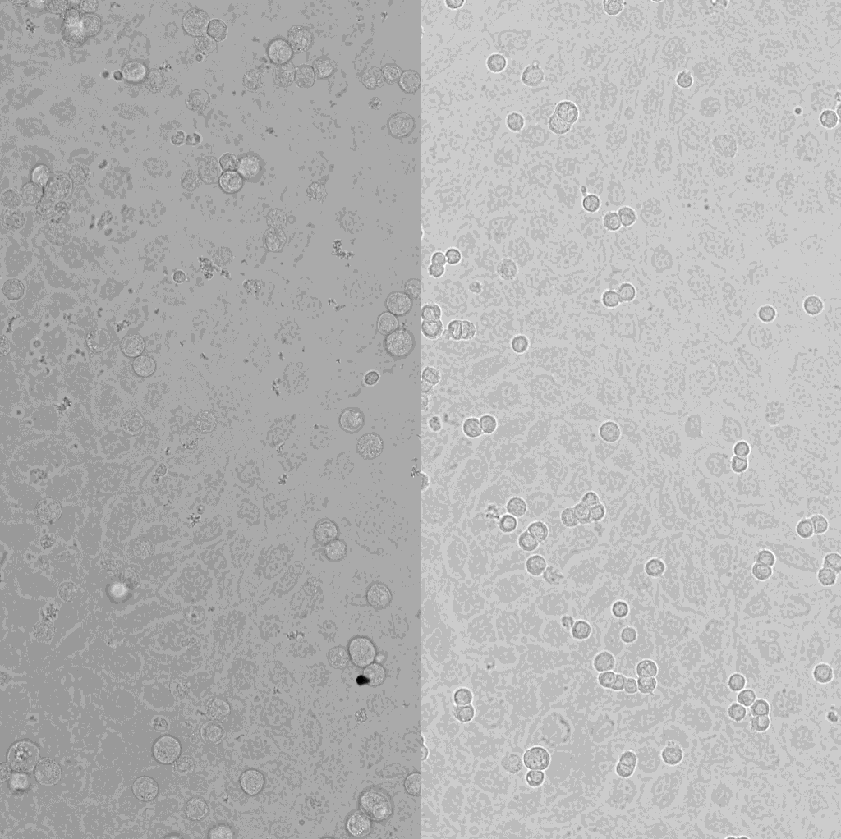
#> input picture fig3/v2/runs/optimise_by_eye_cancer_r1/agent_folder/image.tif, 841 x 839 px, shrunk from 1024 x 1022 before the run, found by its file name
$ python code_as_returned.py
#> lines starting #> are read from the running program, lines starting #| are printed output that depends on the picture; after the words box and inside, x2 and y2 are one past the last pixel; in counts of white or black regions, pixels touching at a corner belong together
import numpy as np
import pandas as pd
import tifffile
from scipy import ndimage as ndi
from skimage import filters, measure, morphology, segmentation, feature

# ---- parameters (tune these) ----
PIXEL_SIZE_UM = 0.65        # fallback if not found in TIFF metadata; CHECK THIS
SMOOTH_SIGMA = 1.5          # px
BLOCK_SIZE = 51             # px, local threshold window (odd); > nucleus diameter
LOCAL_OFFSET = 0.0          # raise to be stricter
MIN_AREA_UM2 = 30.0         # drop debris
MAX_AREA_UM2 = 400.0        # drop large merged blobs / clumps
SEED_MIN_DIST = 6           # px, watershed seed spacing (~ nucleus minor radius)
BRIGHT_FACTOR = 2.0         # objects brighter than this x tile median = cancer cell
N_TILES_X = 2               # image is two stitched tiles with different brightness


def get_pixel_size(path, default):
    """Read pixel size (µm) from TIFF metadata if available."""
    with tifffile.TiffFile(path) as tf:
        page = tf.pages[0]
        try:
            xres = page.tags["XResolution"].value
            unit = page.tags["ResolutionUnit"].value  # 1 none, 2 inch, 3 cm
            res = xres[0] / xres[1]
            md = tf.imagej_metadata or {}
            md_unit = md.get("unit", "")
            if res > 0 and md_unit in ("um", "µm", "micron"):
                return 1.0 / res
            if res > 0 and unit == 3 and res != 1:
                return 1e4 / res
        except (KeyError, ZeroDivisionError):
            pass
    print(f"Pixel size not in metadata; using {default} µm/px")
    return default


img = tifffile.imread("image.tif").astype(np.float32)
#> img: shape (839, 841) float32; min 151, max 4095, mean 2825.9
if img.ndim > 2:  # take first channel/plane if stack
    img = img[0] if img.shape[0] < 10 else img.max(axis=0)
px = get_pixel_size("image.tif", PIXEL_SIZE_UM)

# ---- foreground ----
smooth = filters.gaussian(img, SMOOTH_SIGMA, preserve_range=True)
# remove slowly varying background (haze from out-of-focus cells)
bg = ndi.minimum_filter(smooth, size=41)
bg = filters.gaussian(bg, 20, preserve_range=True)
corr = np.clip(smooth - bg, 0, None)

local = filters.threshold_local(corr, BLOCK_SIZE, method="gaussian", offset=LOCAL_OFFSET)
# floor per tile so noise in dark regions isn't picked up
mask = np.zeros_like(corr, bool)
w = corr.shape[1]
#> w = 841
edges = np.linspace(0, w, N_TILES_X + 1).astype(int)
#> edges = [0, 420, 841]
for a, b in zip(edges[:-1], edges[1:]):
    tile = corr[:, a:b]
    floor = filters.threshold_otsu(tile) * 0.35
    mask[:, a:b] = (tile > local[:, a:b]) & (tile > floor)
#> this loop made 2 passes
#> floor on passes 1 to 2: 194.1, 98.54
#> pass 1, `tile = corr[:, a:b]`:
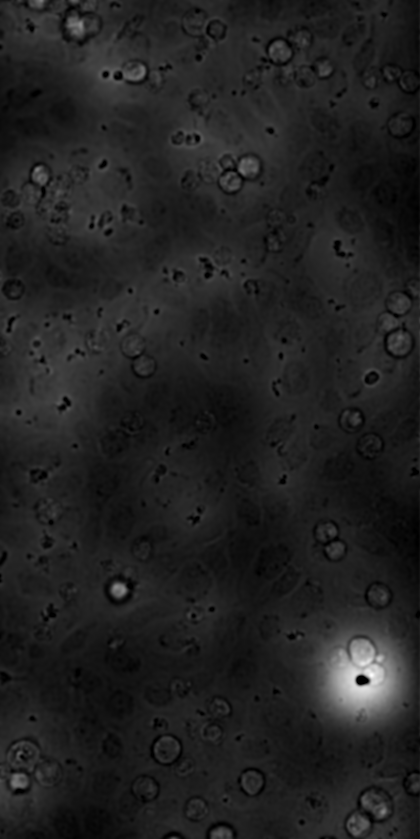
#> tile: shape (839, 420) float32; min 0, max 1720.7, mean 229.6; drawn with min black and max white
#> after the loop:
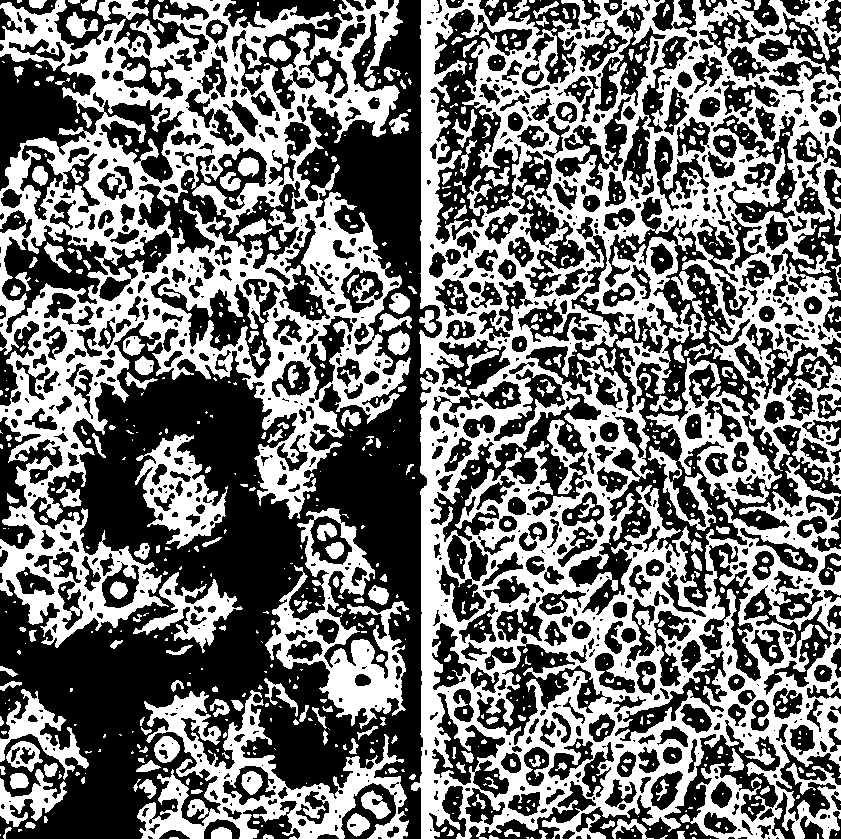
#> mask: shape (839, 841) bool; 45.6% white; 1024 white regions (672 under 20 px), largest, box (x1, y1, x2, y2) and area: (411, 0, 841, 839) 165287, (0, 0, 411, 648) 89537, (137, 690, 409, 839) 12984

mask = morphology.remove_small_objects(mask, 20)
#> mask: shape (839, 841) bool; 44.8% white; 353 white regions, largest, box (x1, y1, x2, y2) and area: (411, 0, 841, 839) 165000, (0, 0, 411, 648) 89441, (137, 690, 409, 839) 12983
mask = ndi.binary_fill_holes(morphology.binary_opening(mask, morphology.disk(2)))
#> mask: shape (839, 841) bool; 46.1% white; 728 white regions (178 under 20 px)

# ---- split touching nuclei ----
dist = ndi.distance_transform_edt(mask)
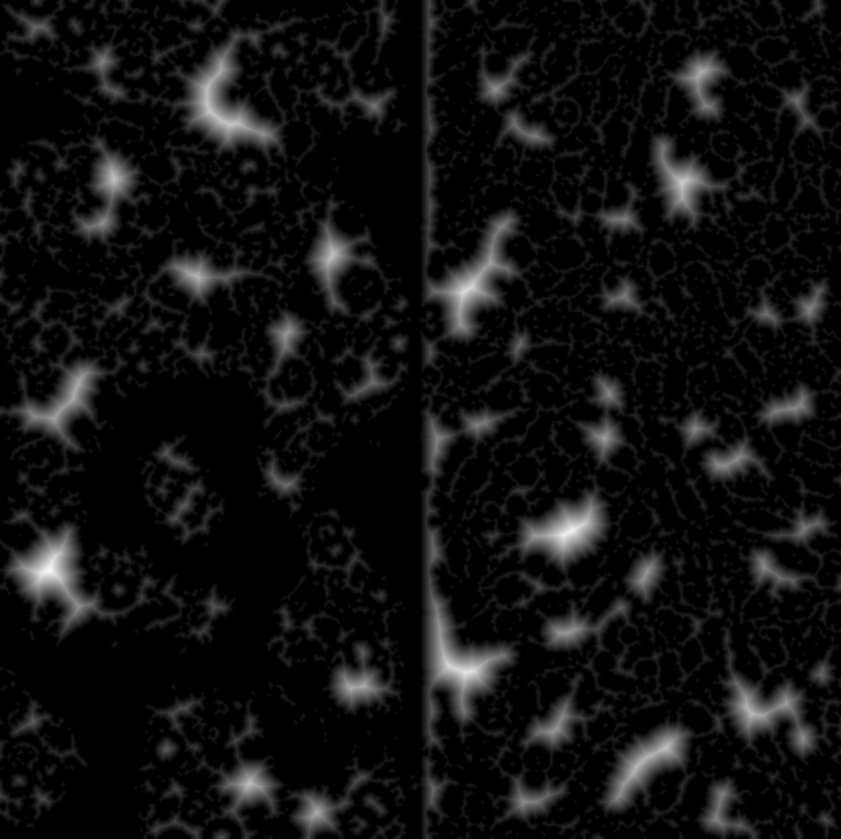
#> dist: shape (839, 841) float64; min 0, max 33.24, mean 2.2; drawn with min black and max white
dist = filters.gaussian(dist, 1)
peaks = feature.peak_local_max(dist, min_distance=SEED_MIN_DIST, labels=measure.label(mask),
                               exclude_border=False)
#> peaks = 1605 pairs, first value 0 to 838, second value 0 to 840
markers = np.zeros_like(mask, int)
markers[tuple(peaks.T)] = np.arange(1, len(peaks) + 1)
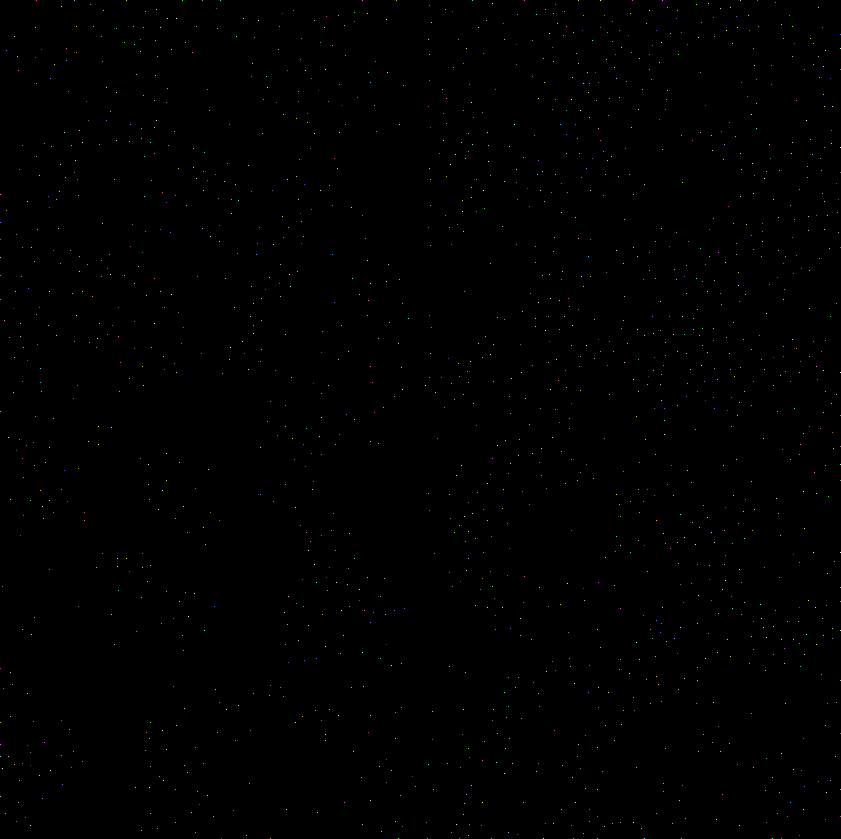
#> markers: shape (839, 841) int64; 1606 distinct labels, from 0 to 1605; one colour per label, 0 black
labels = segmentation.watershed(-dist, markers, mask=mask)
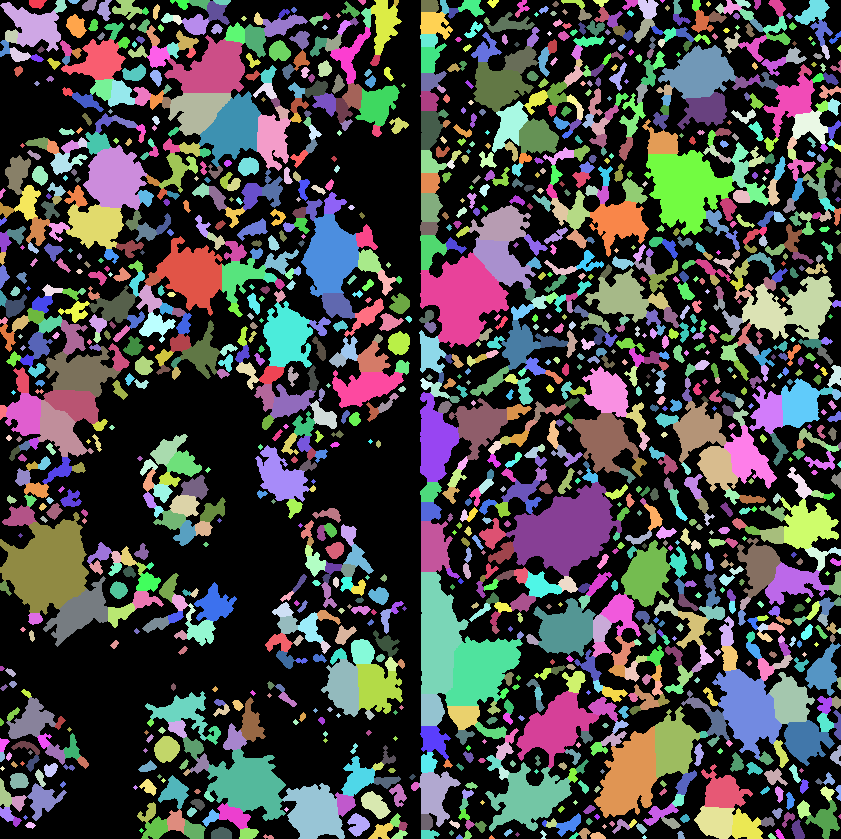
#> labels: shape (839, 841) int64; 1606 distinct labels, from 0 to 1605; one colour per label, 0 black

# ---- filter: size, then remove bright cancer nuclei ----
props = measure.regionprops(labels, intensity_image=corr)
#> props = 1605 regions; largest, box (x1, y1, x2, y2) and area: (506, 482, 622, 576) 5978, (0, 512, 89, 615) 5681, (420, 252, 509, 348) 4950, (644, 150, 735, 236) 4474, (421, 572, 469, 694) 3898
area_um2 = {p.label: p.area * px**2 for p in props}
#> area_um2 = 1605 items
keep = {l for l, a in area_um2.items() if MIN_AREA_UM2 <= a <= MAX_AREA_UM2}
#> keep = 825 items

for a, b in zip(edges[:-1], edges[1:]):
    tile_props = [p for p in props if p.label in keep and a <= p.centroid[1] < b]
    if not tile_props:
        continue
    med = np.median([p.mean_intensity for p in tile_props])
    for p in tile_props:
        if p.mean_intensity > BRIGHT_FACTOR * med:
            keep.discard(p.label)
#> this loop made 2 passes
#> med on passes 1 to 2: 258.6, 237

out = np.where(np.isin(labels, list(keep)), labels, 0)
#> out: shape (839, 841) int64; 791 distinct labels, from 0 to 1601
out, _, _ = segmentation.relabel_sequential(out)
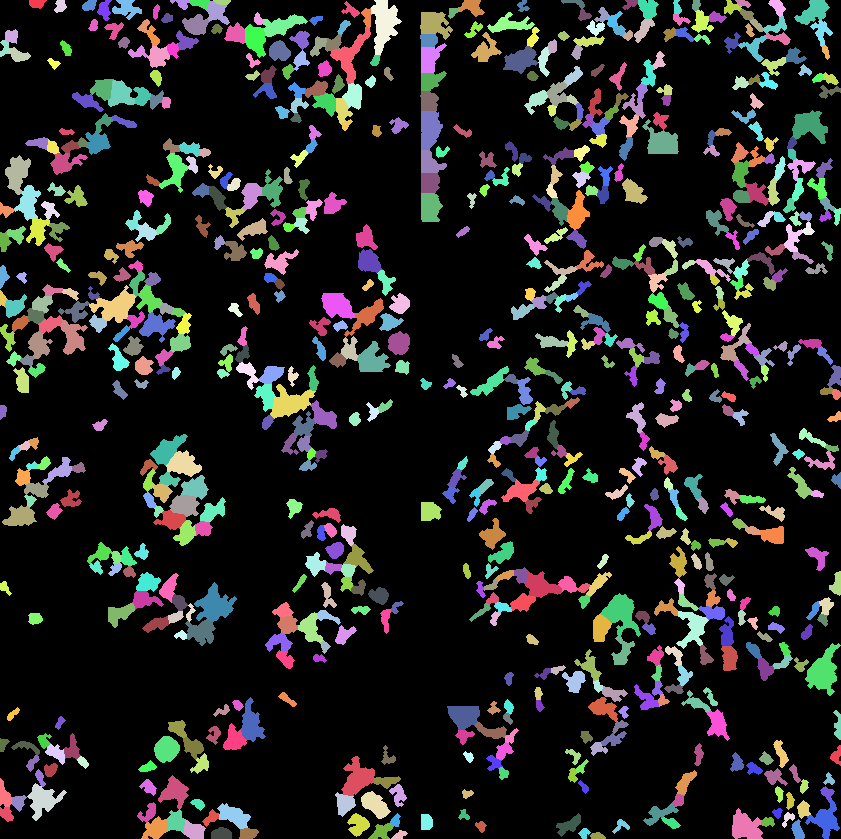
#> out: shape (839, 841) int64; 791 distinct labels, from 0 to 790; one colour per label, 0 black

# ---- measure ----
rows = []
for p in measure.regionprops(out):
    ar = p.major_axis_length / p.minor_axis_length if p.minor_axis_length > 0 else np.nan
    rows.append({"label": p.label, "area_um2": p.area * px**2, "aspect_ratio": ar})
#> this loop made 790 passes
#> ar on passes 1 to 3: 1.91, 1.02, 1.82
#> after the loop, rows = 790 items

tifffile.imwrite("labels.tif", out.astype(np.uint16))
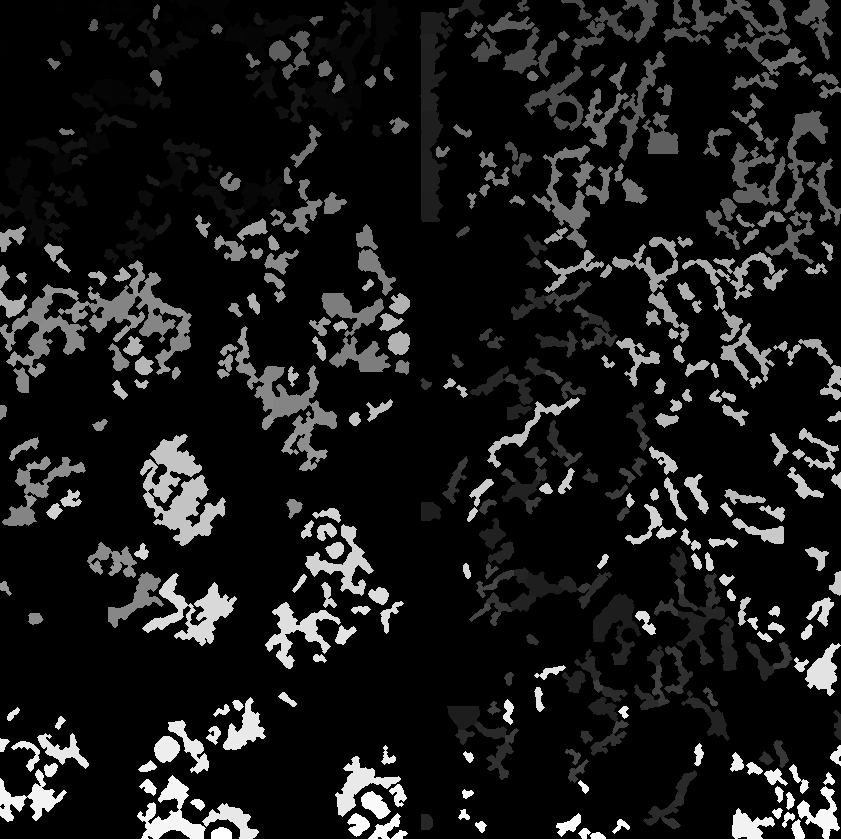
#> saved as labels.tif: shape (839, 841) uint16; min 0, max 790, mean 78.4; drawn with min black and max white
pd.DataFrame(rows).to_csv("measurements.csv", index=False)
print(f"{len(rows)} endothelial nuclei; pixel size {px:.4f} µm")
#| 790 endothelial nuclei; pixel size 0.6500 µm
